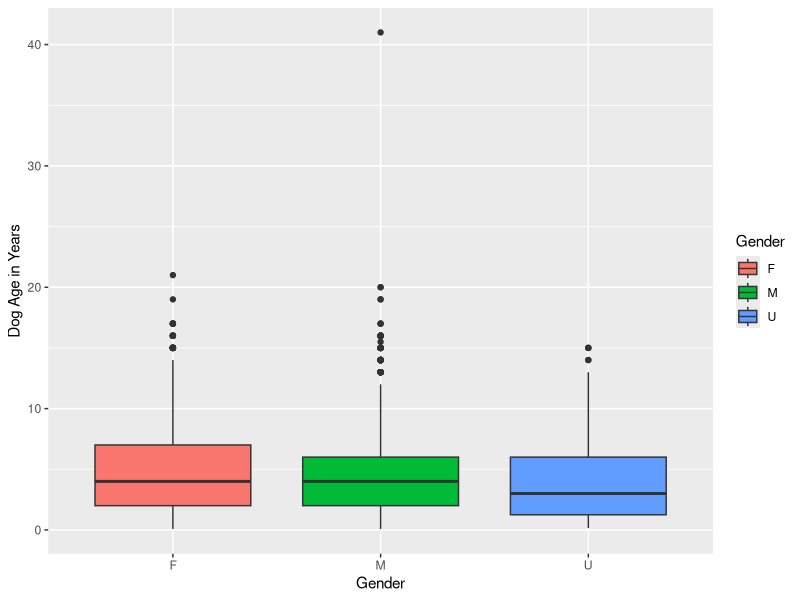
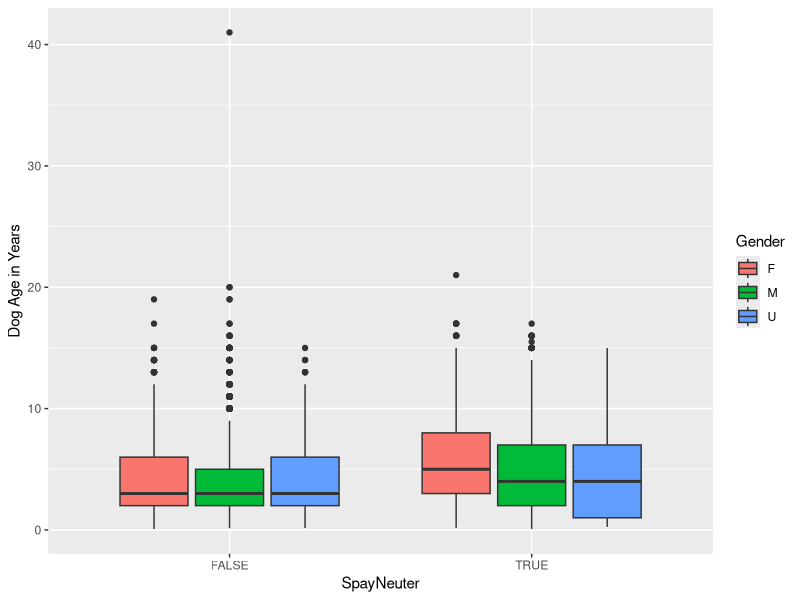

Write R code to recreate these figures, in order.
## ---- chunk 1
knitr::opts_chunk$set(echo = TRUE)
## ---- chunk 2
library(tidyverse)
library(ggplot2)
library(lubridate)
## ---- chunk 3
dog_bite <- read_csv("DOHMH_Dog_Bite_Data.csv") 
dog_bite <- as_tibble(dog_bite)
## ---- chunk 4
dog_bite$Age <- gsub("Y", "", dog_bite$Age)

for(i in 1:nrow(dog_bite)){
  #print(i)
#dealing with months that were given as a range.
  if( grepl("[0-9]-[0-9]M", dog_bite[i, "Age"], ignore.case = TRUE)){
temp = gsub("-[0-9]M", "", dog_bite[i, "Age"])
temp = as.numeric(temp)
dog_bite[i, "Age"] <- as.character(round(temp/12, 3))
}
#dealing with the remaining months.
if( grepl("M", dog_bite[i, "Age"], ignore.case = TRUE)){
temp = gsub("M", "", dog_bite[i, "Age"])
temp = as.numeric(temp)
dog_bite[i, "Age"] <- as.character(round(temp/12, 3))}
#dealing with weeks.
if( grepl("W", dog_bite[i, "Age"], ignore.case = TRUE)){
temp = gsub("W", "", dog_bite[i, "Age"])
temp = as.numeric(temp)
dog_bite[i, "Age"] <- as.character(round(temp/52, 3))
}}
## ---- chunk 5
ggplot(dog_bite, aes(y = as.numeric(Age), x = Gender, fill = Gender)) +
geom_boxplot() + ylab("Dog Age in Years")
## ---- chunk 6
ggplot(dog_bite, aes(y = as.numeric(Age), x = SpayNeuter, fill = Gender)) +
geom_boxplot() + ylab("Dog Age in Years")
